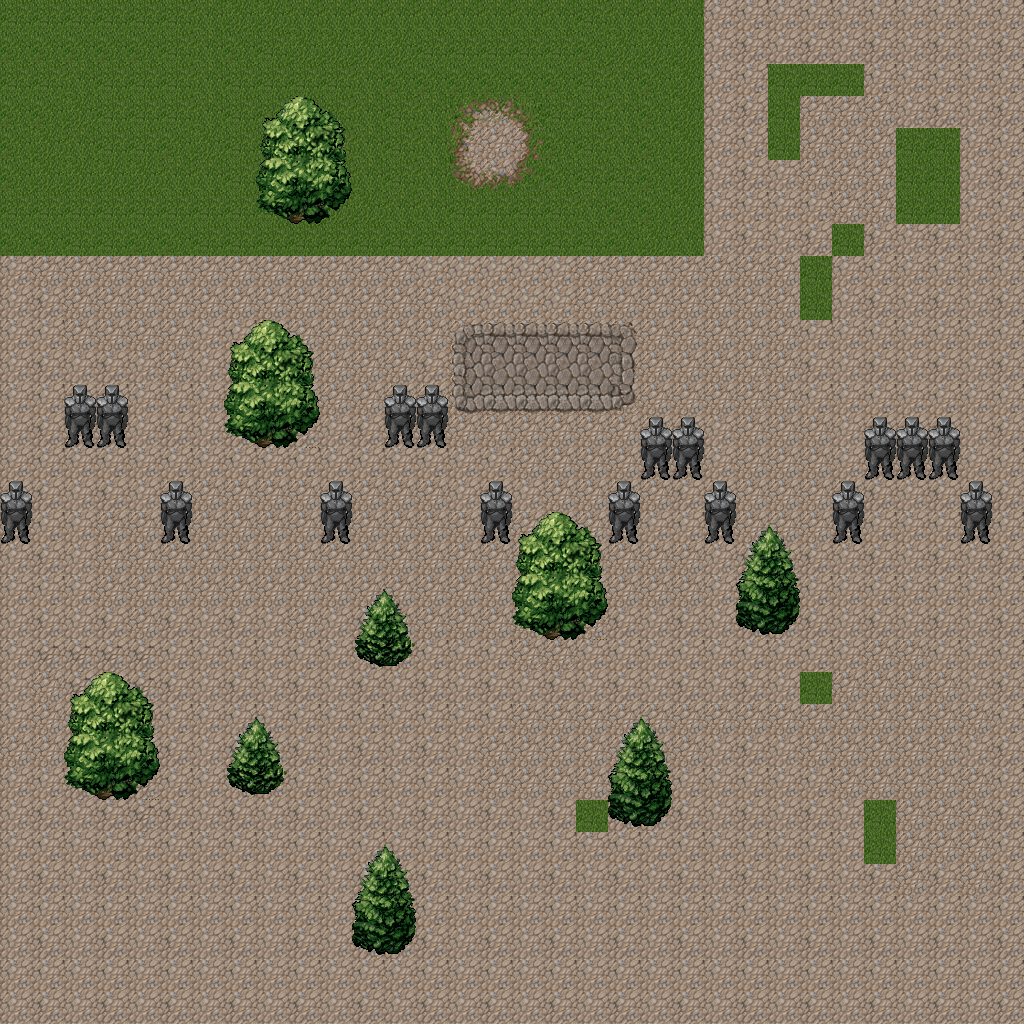

Rendered tile map (Tiled .tmx) drawn with the repository's tilesets; below, a short description and the map source with its tile grids summarised:
An orthogonal 32x32 tile map with 32x32 px tiles, 4 tile layers (Capa de Patrones 1, Capa de patrones 2, Colisiones, Capa de patrones 3).

<map version="1.0" orientation="orthogonal" renderorder="right-down" width="32" height="32" tilewidth="32" tileheight="32" nextobjectid="1">
 <tileset firstgid="1" name="tileset" tilewidth="32" tileheight="32" tilecount="256" columns="16">
  <image source="tileset1.png" trans="ff00ff" width="512" height="512" />
 </tileset>
 <layer name="Capa de Patrones 1" width="32" height="32">
  <data>[1024 cells, 1024 non-empty, 41 distinct tile ids]</data>
 </layer>
 <layer name="Capa de patrones 2" width="32" height="32">
  <data>[1024 cells, 324 non-empty, 4 distinct tile ids]</data>
 </layer>
 <objectgroup name="objects" />
 <layer name="Colisiones" width="32" height="32">
  <data>[1024 cells, 135 non-empty, 29 distinct tile ids]</data>
 </layer>
 <layer name="Capa de patrones 3" width="32" height="32">
  <data>[1024 cells, 31 non-empty, 13 distinct tile ids]</data>
 </layer>
</map>
